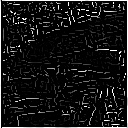

This chart was generated by the following Python code:
import cv2
import numpy as np
import lib4150
import matplotlib.pyplot as plt
import sys,os
sys.path.append(os.getcwd())
from q01_10 import lib0110
from q21_30 import lib2130

if __name__ == '__main__':
    img = cv2.imread("Gasyori100knock/Question_41_50/imori.jpg")

    edge, angle = lib4150.Canny_edge_strength(img)
    edge = lib4150.Canny_nms(edge, angle)
    edge = edge.clip(0,255).astype(np.uint8)

    cv2.imshow("imori", edge)
    cv2.waitKey(0)
    cv2.imwrite("q41_50/042.jpg", edge)
    cv2.destroyAllWindows()
